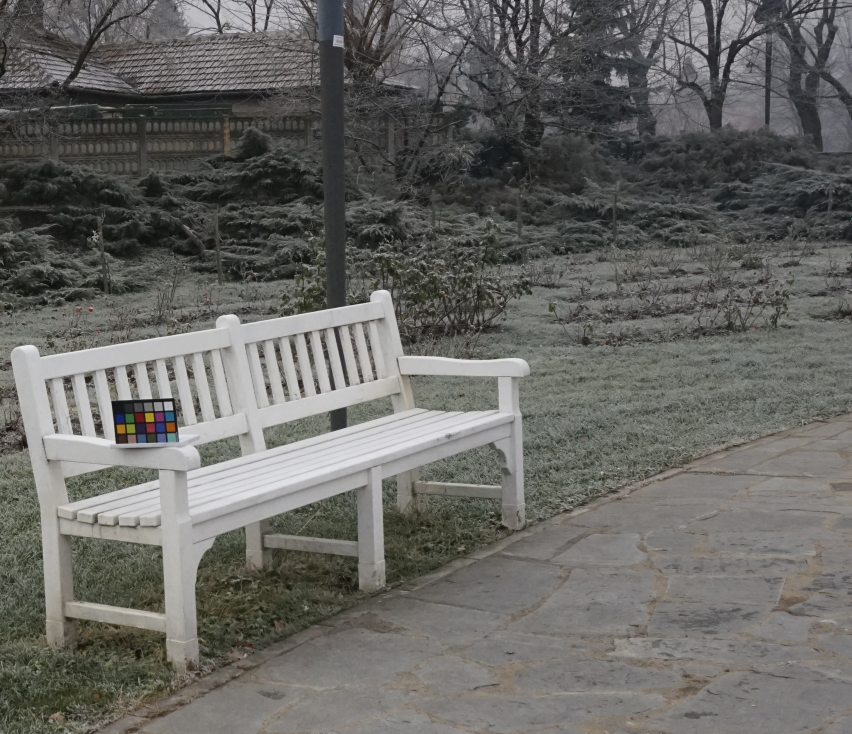
#> input picture O-HAZY/GT/27_outdoor_GT.jpg, 2556 x 2202 px, given in place of 1_outdoor_hazy.jpg, which was not available (shown at 1/3 size); the run also reads 1 picture not shown here
$ python main.py   (older library calls are emulated)
#> lines starting #> are read from the running program, lines starting #| are printed output that depends on the picture; pictures that were not available may be replaced by others from this repository, and a replacement may not be noted
### DCP.py
"""Fog removal in images using improved dark channel prior and contrast limited adaptive histogram equalization"""

import cv2
import numpy as np
import os
import math
import time


def mdcp(img): # en karanlık kanala median filtre uygulanarak yumuşatılır
    b,g,r = cv2.split(img)
    minimum = cv2.min(b,g)
    minimum = cv2.min(minimum,r)
    kernel = cv2.getStructuringElement(cv2.MORPH_RECT,(15,15))
    dark = cv2.erode(minimum,kernel)
    return dark

def atmosphericLightEstimate(img, dark_channel):
    [h,w] = img.shape[:2]
    imsz = h*w
    numpx = int(max(math.floor(imsz/1000),1)) # resimdeki piksel sayısını 1000e böler ve sonucu en yakın tam sayıya yuvarlar
    darkvec = dark_channel.reshape(imsz) # dcp sonucunu tek boyuta çevirir
    imvec = img.reshape(imsz,3) # resimdeki her kanalı tek boyuta çevirir

    indices = darkvec.argsort() # piksel değerlerini sıralar
    indices = indices[imsz-numpx::] #en yüksek 1000 pikseli alır

    atmsum = np.zeros([1,3]) #3 tane boş elemanlı dizi oluşturur
    for ind in range(1,numpx): # 1000e bölünmüş piksel sayısı kadar döner
       atmsum = atmsum + imvec[indices[ind]] # her kanaldaki en yüksek pikselleri toplar

    A = atmsum / numpx # çıkan sonucu resimdeki piksel sayısının 1000e bölünmüş haline böler
    return A[0]

def transmissionMapEstimate(img, atmosphericLight,omega=0.95): # 1 - omega *  dcp
    estimate = np.zeros_like(img)
    # print(img.shape)
    for i in range(0,3):
        estimate[:,:,i] = img[:,:,i] / atmosphericLight[i]

    estimate = mdcp(estimate)
    estimate = 1 - omega *estimate
    return estimate

def guidedFilter(img, transmissionMap, r=64, eps=0.0001): # iletim haritasını iyileştirmek için kullanılır
    imgGray = cv2.cvtColor(img, cv2.COLOR_BGR2GRAY)

    meanIg = cv2.boxFilter(imgGray,cv2.CV_64F,(r,r))
    meanIt = cv2.boxFilter(transmissionMap, cv2.CV_64F,(r,r))
    meanIgt = cv2.boxFilter(imgGray*transmissionMap,cv2.CV_64F,(r,r))
    covIgt = meanIgt - meanIg*meanIt

    meanII = cv2.boxFilter(imgGray*imgGray,cv2.CV_64F,(r,r))
    varI   = meanII - meanIg*meanIg

    a = covIgt/(varI + eps)
    b = meanIt - a*meanIg

    meanA = cv2.boxFilter(a,cv2.CV_64F,(r,r))
    meanB = cv2.boxFilter(b,cv2.CV_64F,(r,r))

    q = meanA*imgGray + meanB
    return q

# [24 lines left out: function CLAHE, not called in this run]

def recover_mdcp(img, atmosphericLight, transmissionMap, t0=0.1):
    result = np.zeros_like(img)

    for i in range(0,3):
        result[:,:,i] = (img[:,:,i] - atmosphericLight[i]) / cv2.max(transmissionMap,t0) + atmosphericLight[i]

    return result

### BiletaralFilter.py
"""Single Image Fog Removal Using Bilateral Filter"""

import numpy as np
import cv2

def histogramEqualization(img): # histogram eşitleme
    imgYuv = cv2.cvtColor(img,cv2.COLOR_BGR2YUV)
    imgYuv[:,:,0] = cv2.equalizeHist(imgYuv[:,:,0])
    return cv2.cvtColor(imgYuv,cv2.COLOR_YUV2BGR)

def atmosferikIsikTahmini(img, beta): #dcp
    img_c = img/255
    if img.shape[-1] >1:
        min_img = beta*(np.amin(img_c, axis = 2))
    else:
        min_img = beta*(img_c)
    #print (min_img.shape)
    return (min_img)

def atmosferikIsiginIyilestirilmesi(img): # bileteral filtre

    imgB = cv2.bilateralFilter(((img)*255).astype('uint8'), 9, 75, 75)
    return imgB

def recover_bil(img, atmosphericLight, i_inf = [1]): #formüle her kanalın ayrı ayrı resterasyonu yapılıp birleştirilir

    b,g,r = cv2.split(img/255)
    atm = atmosphericLight /255

    b = ((b - atm) / (1.0 - atm/ i_inf))
    g = ((g - atm) / (1.0 - atm/ i_inf))
    r = ((r - atm) / (1.0 - atm/ i_inf))
    result = cv2.merge((b, g, r))
    return (np.clip(result, 0, 1)*255).astype('uint8')

def stretch(img): #resmin post processing işlemi yapılıp çıktı elde edilir
    # R, G ve B kanallarını ayır
    r, g, b = cv2.split(img)

    # Histogram eşitleme uygula
    r_eq = cv2.equalizeHist(r)
    g_eq = cv2.equalizeHist(g)
    b_eq = cv2.equalizeHist(b)

    # Eşitlenmiş kanalları birleştir
    image_eq = cv2.merge([r_eq, g_eq, b_eq])

    return image_eq/255

### utils.py
import numpy as np
import math
from scipy.special import gamma
import scipy
import scipy.ndimage


def paired_product(new_im):
    shift1 = np.roll(new_im.copy(), 1, axis=1)
    shift2 = np.roll(new_im.copy(), 1, axis=0)
    shift3 = np.roll(np.roll(new_im.copy(), 1, axis=0), 1, axis=1)
    shift4 = np.roll(np.roll(new_im.copy(), 1, axis=0), -1, axis=1)

    H_img = shift1 * new_im
    V_img = shift2 * new_im
    D1_img = shift3 * new_im
    D2_img = shift4 * new_im

    return (H_img, V_img, D1_img, D2_img)


def gen_gauss_window(lw, sigma):
    sd = np.float32(sigma)
    lw = int(lw)
    weights = [0.0] * (2 * lw + 1)
    weights[lw] = 1.0
    sum = 1.0
    sd *= sd
    for ii in range(1, lw + 1):
        tmp = np.exp(-0.5 * np.float32(ii * ii) / sd)
        weights[lw + ii] = tmp
        weights[lw - ii] = tmp
        sum += 2.0 * tmp
    for ii in range(2 * lw + 1):
        weights[ii] /= sum
    return weights


def estimateggdparam(vec):
    gam = np.asarray([x / 1000.0 for x in range(200, 10000, 1)])
    r_gam = (gamma(1.0/gam)*gamma(3.0/gam))/((gamma(2.0/gam))**2)
    # print(np.mean(vec))
    sigma_sq = np.mean(vec**2)  #-(np.mean(vec))**2
    #sigma = np.sqrt(sigma_sq)
    E = np.mean(np.abs(vec))
    rho = sigma_sq / (E**2 + 1e-6)
    array_position = (np.abs(rho - r_gam)).argmin()
    alphaparam = gam[array_position]
    return alphaparam, sigma_sq


def compute_image_mscn_transform(image, C=1, avg_window=None, extend_mode='constant'):
    if avg_window is None:
        avg_window = gen_gauss_window(3, 7.0/6.0)
    assert len(np.shape(image)) == 2
    h, w = np.shape(image)
    mu_image = np.zeros((h, w), dtype=np.float32)
    var_image = np.zeros((h, w), dtype=np.float32)
    image = np.array(image).astype('float32')
    scipy.ndimage.correlate1d(image, avg_window, 0, mu_image, mode=extend_mode)
    scipy.ndimage.correlate1d(mu_image, avg_window, 1, mu_image, mode=extend_mode)
    scipy.ndimage.correlate1d(image**2, avg_window, 0, var_image, mode=extend_mode)
    scipy.ndimage.correlate1d(var_image, avg_window, 1, var_image, mode=extend_mode)
    var_image = np.sqrt(np.abs(var_image - mu_image**2))
    return (image - mu_image)/(var_image + C)


def extract_subband_feats(mscncoefs):
    # alpha_m,  = extract_ggd_features(mscncoefs)
    alpha_m, sigma = estimateggdparam(mscncoefs)
    pps1, pps2, pps3, pps4 = paired_product(mscncoefs)
    alpha1, N1, bl1, br1, lsq1, rsq1 = aggd_features(pps1)
    alpha2, N2, bl2, br2, lsq2, rsq2 = aggd_features(pps2)
    alpha3, N3, bl3, br3, lsq3, rsq3 = aggd_features(pps3)
    alpha4, N4, bl4, br4, lsq4, rsq4 = aggd_features(pps4)
    return np.array([
            alpha_m, sigma,
            alpha1, N1, lsq1**2, rsq1**2,  # (V)
            alpha2, N2, lsq2**2, rsq2**2,  # (H)
            alpha3, N3, lsq3**2, rsq3**2,  # (D1)
            alpha4, N4, lsq4**2, rsq4**2,  # (D2)
    ])


def aggd_features(imdata):
    # Flatten imdata
    imdata.shape = (len(imdata.flat),)
    imdata2 = imdata*imdata
    left_data = imdata2[imdata < 0]
    right_data = imdata2[imdata >= 0]
    left_mean_sqrt = 0
    right_mean_sqrt = 0
    if len(left_data) > 0:
        left_mean_sqrt = np.sqrt(np.average(left_data))
    if len(right_data) > 0:
        right_mean_sqrt = np.sqrt(np.average(right_data))

    if right_mean_sqrt != 0:
        gamma_hat = left_mean_sqrt/right_mean_sqrt
    else:
        gamma_hat = np.inf

    # Solve r-hat norm
    imdata2_mean = np.mean(imdata2)
    if imdata2_mean != 0:
        r_hat = (np.average(np.abs(imdata))**2) / (np.average(imdata2))
    else:
        r_hat = np.inf
    rhat_norm = r_hat * (((math.pow(gamma_hat, 3) + 1)*(gamma_hat + 1)) / math.pow(math.pow(gamma_hat, 2) + 1, 2))

    # win = np.array(gen_gauss_window(3, 7.0/6.0))

    gamma_range = np.arange(0.2, 10, 0.001)
    a = scipy.special.gamma(2.0/gamma_range)
    a *= a
    b = scipy.special.gamma(1.0/gamma_range)
    c = scipy.special.gamma(3.0/gamma_range)
    prec_gammas = a/(b*c)

    # solve alpha by guessing values that minimize ro
    pos = np.argmin((prec_gammas - rhat_norm)**2)
    alpha = gamma_range[pos]

    gam1 = scipy.special.gamma(1.0/alpha)
    gam2 = scipy.special.gamma(2.0/alpha)
    gam3 = scipy.special.gamma(3.0/alpha)

    aggdratio = np.sqrt(gam1) / np.sqrt(gam3)
    bl = aggdratio * left_mean_sqrt
    br = aggdratio * right_mean_sqrt

    # Mean parameter
    N = (br - bl)*(gam2 / gam1)  #*aggdratio
    return (alpha, N, bl, br, left_mean_sqrt, right_mean_sqrt)

### imresize.py
"""
Matlab Interpolation in Python taken from https://github.com/fatheral/matlab_imresize

"""

from __future__ import print_function
import numpy as np
from math import ceil, floor

def deriveSizeFromScale(img_shape, scale):
    output_shape = []
    for k in range(2):
        output_shape.append(int(ceil(scale[k] * img_shape[k])))
    return output_shape

# [12 lines left out: functions deriveScaleFromSize, triangle, not called in this run]

def cubic(x):
    x = np.array(x).astype(np.float64)
    absx = np.absolute(x)
    absx2 = np.multiply(absx, absx)
    absx3 = np.multiply(absx2, absx)
    f = np.multiply(1.5*absx3 - 2.5*absx2 + 1, absx <= 1) + np.multiply(-0.5*absx3 + 2.5*absx2 - 4*absx + 2, (1 < absx) & (absx <= 2))
    return f

def contributions(in_length, out_length, scale, kernel, k_width):
    if scale < 1:
        h = lambda x: scale * kernel(scale * x)
        kernel_width = 1.0 * k_width / scale
    else:
        h = kernel
        kernel_width = k_width
    x = np.arange(1, out_length+1).astype(np.float64)
    u = x / scale + 0.5 * (1 - 1 / scale)
    left = np.floor(u - kernel_width / 2)
    P = int(ceil(kernel_width)) + 2
    ind = np.expand_dims(left, axis=1) + np.arange(P) - 1 # -1 because indexing from 0
    indices = ind.astype(np.int32)
    weights = h(np.expand_dims(u, axis=1) - indices - 1) # -1 because indexing from 0
    weights = np.divide(weights, np.expand_dims(np.sum(weights, axis=1), axis=1))
    aux = np.concatenate((np.arange(in_length), np.arange(in_length - 1, -1, step=-1))).astype(np.int32)
    indices = aux[np.mod(indices, aux.size)]
    ind2store = np.nonzero(np.any(weights, axis=0))
    weights = weights[:, ind2store]
    indices = indices[:, ind2store]
    return weights, indices

# [25 lines left out: function imresizemex, not called in this run]

def imresizevec(inimg, weights, indices, dim):
    wshape = weights.shape
    if dim == 0:
        weights = weights.reshape((wshape[0], wshape[2], 1, 1))
        outimg =  np.sum(weights*((inimg[indices].squeeze(axis=1)).astype(np.float64)), axis=1)
    elif dim == 1:
        weights = weights.reshape((1, wshape[0], wshape[2], 1))
        outimg =  np.sum(weights*((inimg[:, indices].squeeze(axis=2)).astype(np.float64)), axis=2)
    if inimg.dtype == np.uint8:
        outimg = np.clip(outimg, 0, 255)
        return np.around(outimg).astype(np.uint8)
    else:
        return outimg

def resizeAlongDim(A, dim, weights, indices, mode="vec"):
    if mode == "org":
        out = imresizemex(A, weights, indices, dim)
    else:
        out = imresizevec(A, weights, indices, dim)
    return out

def imresize(I, scalar_scale=None, method='bicubic', output_shape=None, mode="vec"):
    if method == 'bicubic':
        kernel = cubic
    elif method == 'bilinear':
        kernel = triangle
    else:
        print ('Error: Unidentified method supplied')

    kernel_width = 4.0
    # Fill scale and output_size
    if scalar_scale is not None:
        scalar_scale = float(scalar_scale)
        scale = [scalar_scale, scalar_scale]
        output_size = deriveSizeFromScale(I.shape, scale)
    elif output_shape is not None:
        scale = deriveScaleFromSize(I.shape, output_shape)
        output_size = list(output_shape)
    else:
        print ('Error: scalar_scale OR output_shape should be defined!')
        return
    scale_np = np.array(scale)
    order = np.argsort(scale_np)
    weights = []
    indices = []
    for k in range(2):
        w, ind = contributions(I.shape[k], output_size[k], scale[k], kernel, kernel_width)
        weights.append(w)
        indices.append(ind)
    B = np.copy(I)
    flag2D = False
    if B.ndim == 2:
        B = np.expand_dims(B, axis=2)
        flag2D = True
    for k in range(2):
        dim = order[k]
        B = resizeAlongDim(B, dim, weights[dim], indices[dim], mode)
    if flag2D:
        B = np.squeeze(B, axis=2)
    return B

# [4 lines left out: function convertDouble2Byte, not called in this run]

### comparisonParameters.py
import utils
import imresize
import cv2
import numpy as np
import math

def PSNR(original, compressed):
    mse = np.mean((original - compressed) ** 2)
    if(mse == 0):  # MSE is zero means no noise is present in the signal .
                  # Therefore PSNR have no importance.
        return 100
    max_pixel = 255.0
    psnr = 20 * math.log10(max_pixel / math.sqrt(mse))
    return psnr

def SSIM(img1, img2):
    C1 = (0.01 * 255)**2
    C2 = (0.03 * 255)**2

    img1 = img1.astype(np.float64)
    img2 = img2.astype(np.float64)
    kernel = cv2.getGaussianKernel(11, 1.5)
    window = np.outer(kernel, kernel.transpose())

    mu1 = cv2.filter2D(img1, -1, window)[5:-5, 5:-5]  # valid
    mu2 = cv2.filter2D(img2, -1, window)[5:-5, 5:-5]
    mu1_sq = mu1**2
    mu2_sq = mu2**2
    mu1_mu2 = mu1 * mu2
    sigma1_sq = cv2.filter2D(img1**2, -1, window)[5:-5, 5:-5] - mu1_sq
    sigma2_sq = cv2.filter2D(img2**2, -1, window)[5:-5, 5:-5] - mu2_sq
    sigma12 = cv2.filter2D(img1 * img2, -1, window)[5:-5, 5:-5] - mu1_mu2

    ssim_map = ((2 * mu1_mu2 + C1) * (2 * sigma12 + C2)) / ((mu1_sq + mu2_sq + C1) *
                                                            (sigma1_sq + sigma2_sq + C2))
    return ssim_map.mean()

def MSE(image1, image2):
    return np.square(image1 - image2).mean()

def contrastGain(image1, image2):
    image1 = cv2.normalize(image1, None, 0, 255, cv2.NORM_MINMAX, cv2.CV_8U)
    image2 = cv2.normalize(image2, None, 0, 255, cv2.NORM_MINMAX, cv2.CV_8U)
    # Görüntüler arasındaki farkı hesaplayın
    diff = cv2.absdiff(image1, image2)

    # Farkın ortalama değerini hesaplayın
    mean_diff = np.mean(diff)

    return mean_diff

def compare_images_ciede2000(image1, image2):

    gray1 = cv2.normalize(image1, None, 0, 255, cv2.NORM_MINMAX, cv2.CV_8U)
    lab1 = cv2.cvtColor(gray1, cv2.COLOR_RGB2LAB)
    gray2 = cv2.normalize(image2, None, 0, 255, cv2.NORM_MINMAX, cv2.CV_8U)
    lab2 = cv2.cvtColor(gray2, cv2.COLOR_RGB2LAB)


    # Calculate CIEDE2000 color difference
    ciede2000 = cv2.compareHist(cv2.calcHist([lab1], [0, 1], None, [32, 32], [0, 256, 0, 256]),
                                cv2.calcHist([lab2], [0, 1], None, [32, 32], [0, 256, 0, 256]),
                                cv2.HISTCMP_BHATTACHARYYA)

    # Return CIEDE2000 color difference score
    return ciede2000

def brisque(image):
    y_mscn = utils.compute_image_mscn_transform(image)
    half_scale = imresize.imresize(image, scalar_scale = 0.5, method = 'bicubic')
    y_half_mscn = utils.compute_image_mscn_transform(half_scale)
    feats_full = utils.extract_subband_feats(y_mscn)
    feats_half = utils.extract_subband_feats(y_half_mscn)
    return np.concatenate((feats_full, feats_half))

def doygunluk(image1, image2):
    gray1 = cv2.normalize(image1, None, 0, 255, cv2.NORM_MINMAX, cv2.CV_8U)
    gray_img1 = cv2.cvtColor(gray1, cv2.COLOR_RGB2GRAY)
    gray2 = cv2.normalize(image2, None, 0, 255, cv2.NORM_MINMAX, cv2.CV_8U)
    gray_img2 = cv2.cvtColor(gray2, cv2.COLOR_RGB2GRAY)

    # Resimlerin histogramlarını eşitleyin
    equalized_img1 = cv2.equalizeHist(gray_img1)
    equalized_img2 = cv2.equalizeHist(gray_img2)

    # İki resmin histogramlarının ortalama değerlerini hesaplayın
    mean1 = cv2.mean(equalized_img1)[0]
    mean2 = cv2.mean(equalized_img2)[0]

    # İki resim arasındaki doygunluk farkını hesaplayın
    contrast = abs(mean1 - mean2)

    return contrast

def AMBE(image1, image2):

    # Resimleri Gri tonlamalı görüntüye dönüştürün
    gray1 = cv2.normalize(image1, None, 0, 255, cv2.NORM_MINMAX, cv2.CV_8U)
    gray_img1 = cv2.cvtColor(gray1, cv2.COLOR_RGB2GRAY)
    gray2 = cv2.normalize(image2, None, 0, 255, cv2.NORM_MINMAX, cv2.CV_8U)
    gray_img2 = cv2.cvtColor(gray2, cv2.COLOR_RGB2GRAY)

   # Calculate mean brightness values for each image
    mean_brightness_img1 = np.mean(gray_img1)
    mean_brightness_img2 = np.mean(gray_img2)

    # Calculate absolute mean brightness error (AMBE)
    ambe = abs(mean_brightness_img1 - mean_brightness_img2)
    return ambe

### main.py
import os
import time
import cv2
import numpy as np
from DCP import mdcp, atmosphericLightEstimate, transmissionMapEstimate, guidedFilter, recover_mdcp
from BiletaralFilter import atmosferikIsiginIyilestirilmesi, atmosferikIsikTahmini, histogramEqualization, recover_bil, stretch
from comparisonParameters import brisque, AMBE, compare_images_ciede2000, contrastGain, SSIM, PSNR, MSE, doygunluk

folder_path = 'D:\Windows10\Desktop\Database\\O-HAZY'

files = os.path.join(folder_path, "hazy")
ssimTotal = 0
psnrTotal = 0
mseTotal = 0
doygunlukTotal = 0
contrastGainTotal = 0
ambeTotal = 0
ciede2000Total = 0
brisqueTotal = 0
print(len(os.listdir(files)))
start_time = time.time()
for k in range(1,46):
    img = folder_path + "\hazy/" + str(k) + "_outdoor_hazy.jpg"
    img = cv2.imread(img)
#> img is the input picture: shape (2202, 2556, 3); mean B, G, R 99.9, 103.3, 103.8
    img = cv2.resize(img, [640, 480]) # hepsinin boyutu aynı olsun diye resize ettik
#> img: shape (480, 640, 3)
    i = img / 255 #normalization
    """MDCP Algoritması"""
    d = mdcp(i)
#> in mdcp, `dark = cv2.erode(minimum,kernel)`:
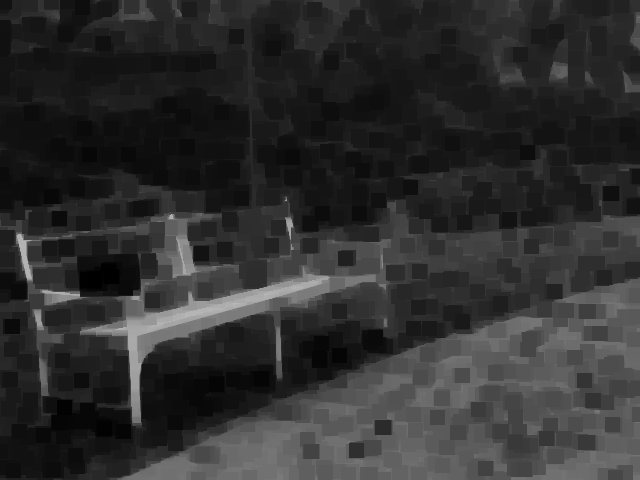
#> dark: shape (480, 640) float64; min 0, max 0.733, mean 0.185
    a = atmosphericLightEstimate(i, d)
#> in atmosphericLightEstimate, `indices = indices[imsz-numpx::]`: indices = 307 values, max 208156 at index 29, min 150420 at index 198, mean 183144.4
#> the loop in atmosphericLightEstimate, `for ind in range(1,numpx):` made 306 passes
#> atmsum on passes 1 to 3: [[0.725, 0.718, 0.714]], [[1.6, 1.58, 1.57]], [[2.34, 2.31, 2.3]]
#> after the loop in atmosphericLightEstimate, `for ind in range(1,numpx):`: atmsum = [[247.3, 244.3, 243.7]]
#> in atmosphericLightEstimate, `A = atmsum / numpx`: A = [[0.805, 0.796, 0.794]]
#> a = [0.805, 0.796, 0.794]
    t = transmissionMapEstimate(i, a)
    g = guidedFilter(img, t)
#> in guidedFilter, `meanII = cv2.boxFilter(imgGray*imgGray,cv2.CV_64F,(r,r))`:
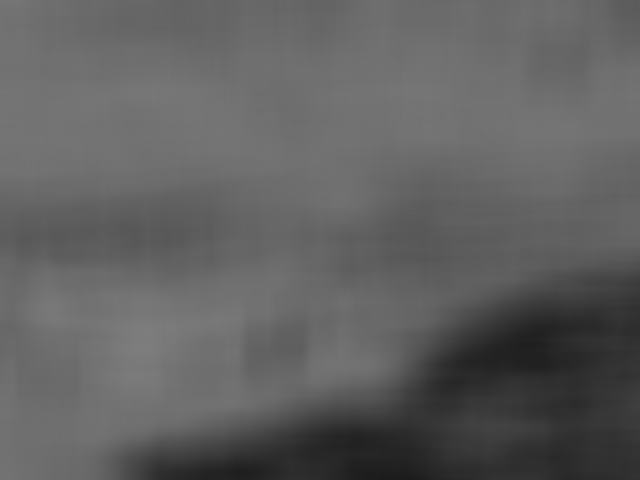
#> meanII: shape (480, 640) float64; min 27.76, max 126.3, mean 96.6
#> in guidedFilter, `varI   = meanII - meanIg*meanIg`:
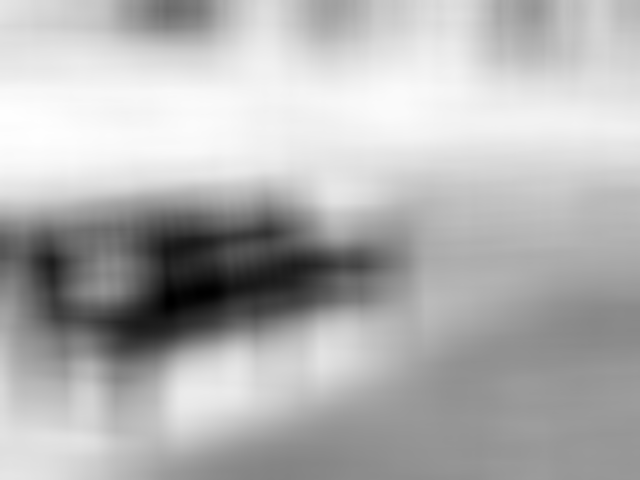
#> varI: shape (480, 640) float64; min -33936.8, max -1954.8, mean -11466.6; drawn with min black and max white
#> in guidedFilter, `meanA = cv2.boxFilter(a,cv2.CV_64F,(r,r))`:
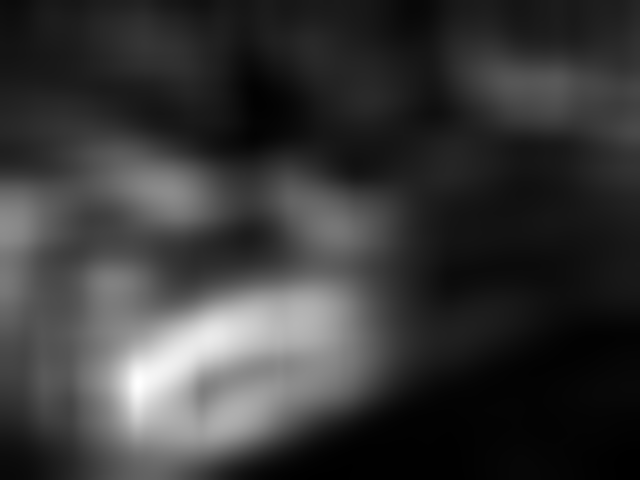
#> meanA: shape (480, 640) float64; min 4.06e-07, max 0.000454, mean 0.0001; drawn with min black and max white
    result_mdcp = recover_mdcp(i, a, g)
#> after the loop in recover_mdcp, `for i in range(0,3):`:
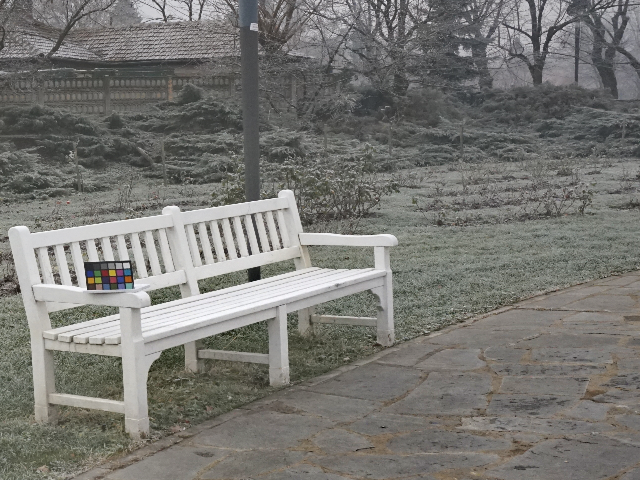
#> result: shape (480, 640, 3) float64; mean B, G, R 0.282, 0.303, 0.307; drawn with min black and max white

    """Bileteral Filtre Algoritması"""
    he = histogramEqualization(img)
#> in histogramEqualization, `return cv2.cvtColor(imgYuv,cv2.COLOR_YUV2BGR)`:
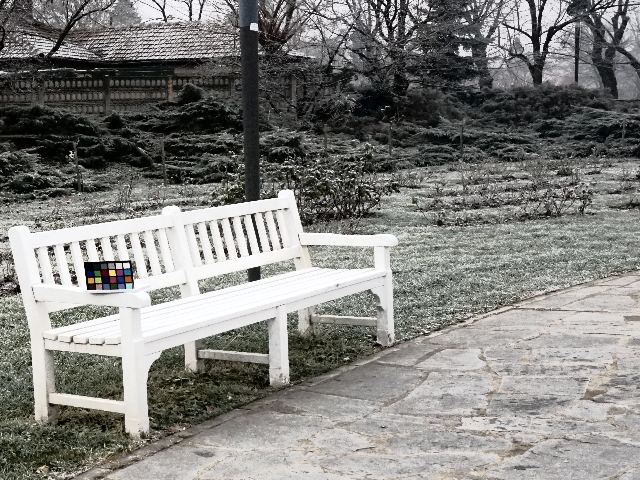
#> returned value: shape (480, 640, 3); mean B, G, R 125.5, 128.7, 129.2
    a = atmosferikIsikTahmini(img, 0.9)
#> in atmosferikIsikTahmini, `min_img = beta*(np.amin(img_c, axis = 2))`:
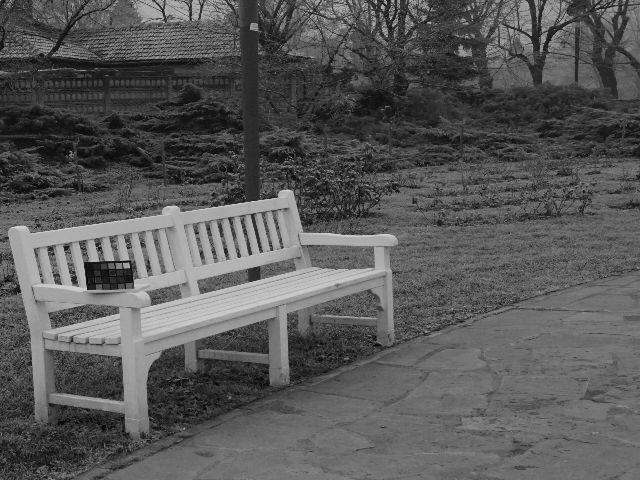
#> min_img: shape (480, 640) float64; min 0, max 0.829, mean 0.349
    biletaral = atmosferikIsiginIyilestirilmesi(a)
    result = recover_bil(he,biletaral)
#> (the rest of the program and of its run is left out)
